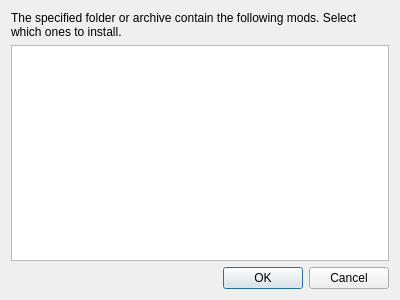
<?xml version="1.0" encoding="UTF-8"?>
<ui version="4.0">
 <class>ModSelectDialog</class>
 <widget class="QDialog" name="ModSelectDialog">
  <property name="geometry">
   <rect>
    <x>0</x>
    <y>0</y>
    <width>400</width>
    <height>300</height>
   </rect>
  </property>
  <property name="windowTitle">
   <string>Dialog</string>
  </property>
  <layout class="QVBoxLayout" name="verticalLayout">
   <item>
    <widget class="QLabel" name="label">
     <property name="text">
      <string>The specified folder or archive contain the following mods. Select which ones to install.</string>
     </property>
     <property name="wordWrap">
      <bool>true</bool>
     </property>
    </widget>
   </item>
   <item>
    <widget class="QTreeView" name="treeView">
     <property name="contextMenuPolicy">
      <enum>Qt::ContextMenuPolicy::NoContextMenu</enum>
     </property>
     <property name="editTriggers">
      <set>QAbstractItemView::EditTrigger::NoEditTriggers</set>
     </property>
     <property name="alternatingRowColors">
      <bool>true</bool>
     </property>
     <property name="verticalScrollMode">
      <enum>QAbstractItemView::ScrollMode::ScrollPerPixel</enum>
     </property>
     <property name="uniformRowHeights">
      <bool>true</bool>
     </property>
     <property name="sortingEnabled">
      <bool>true</bool>
     </property>
     <property name="headerHidden">
      <bool>true</bool>
     </property>
    </widget>
   </item>
   <item>
    <widget class="QDialogButtonBox" name="buttonBox">
     <property name="orientation">
      <enum>Qt::Orientation::Horizontal</enum>
     </property>
     <property name="standardButtons">
      <set>QDialogButtonBox::StandardButton::Cancel|QDialogButtonBox::StandardButton::Ok</set>
     </property>
    </widget>
   </item>
  </layout>
 </widget>
 <resources/>
 <connections>
  <connection>
   <sender>buttonBox</sender>
   <signal>accepted()</signal>
   <receiver>ModSelectDialog</receiver>
   <slot>accept()</slot>
   <hints>
    <hint type="sourcelabel">
     <x>248</x>
     <y>254</y>
    </hint>
    <hint type="destinationlabel">
     <x>157</x>
     <y>274</y>
    </hint>
   </hints>
  </connection>
  <connection>
   <sender>buttonBox</sender>
   <signal>rejected()</signal>
   <receiver>ModSelectDialog</receiver>
   <slot>reject()</slot>
   <hints>
    <hint type="sourcelabel">
     <x>316</x>
     <y>260</y>
    </hint>
    <hint type="destinationlabel">
     <x>286</x>
     <y>274</y>
    </hint>
   </hints>
  </connection>
 </connections>
</ui>
